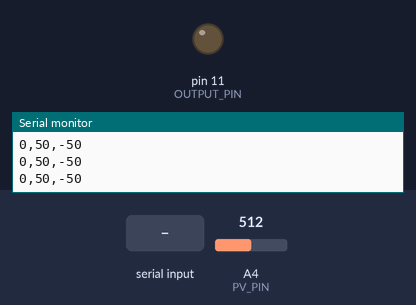
A sketch run on a simulated Arduino Uno, built with avr-gcc and run on an emulated ATmega328P. Parts: output pins drawn as LEDs (lit = HIGH), the last lines printed to the serial monitor. The inputs (shaded band) are chosen by the test bench; at power-on: A4 (PV_PIN) = 512.

Above: at 1.2 s.
1.3 s: "90,45\n" received over Serial
At 2.3 s:
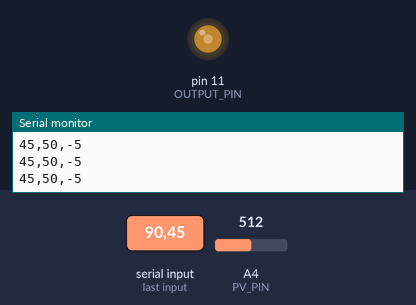
3.3 s: "90\n" received over Serial
At 3.9 s:
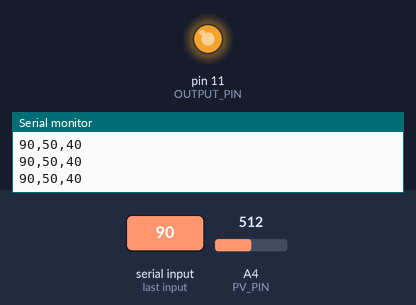
5.0 s: "#" received over Serial
6.5 s: "5\n" received over Serial
At 7.0 s:
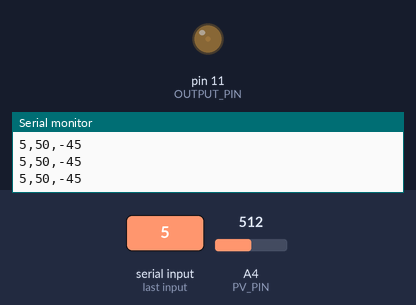
Timing chart, 0 to 9.1 s (numbered marks = the images above; inputs shaded):
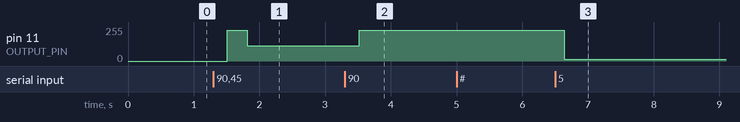

Measured:
- after the input at 1.3 s, pin 11 (OUTPUT_PIN): 0/255 → 229/255 after 0.21 s, → 114/255 0.30 s later
- after the input at 3.3 s, pin 11 (OUTPUT_PIN): 114/255 → 229/255 after 0.22 s
- after the input at 6.5 s, pin 11 (OUTPUT_PIN): 229/255 → 12/255 after 0.14 s

The sketch:

plotSerialReal.ino
```cpp
#define SETPOINT_PIN A5
#define PV_PIN A4
#define OUTPUT_PIN 11


void msgPrint(int setpoint, int manipulated);

char serialRX;
String mydata;
int i = 0;
int setpoint = 0;
int manipulated = 0;
int processVariable = 0;

void setup() {
  Serial.begin(115200);

  pinMode(SETPOINT_PIN, INPUT);
  pinMode(PV_PIN, INPUT);
  pinMode(OUTPUT_PIN, OUTPUT);

  Serial.print("SP:");
  Serial.print(",");
  Serial.print("MV:");
  Serial.print(",");
  Serial.print("error:");
  Serial.println(" ");
}

void loop() {

  if (Serial.available() > 0) {


    serialRX = Serial.read();
    mydata += serialRX;
    i++;
    Serial.println(serialRX);
    if(serialRX == '#')
      mydata = "";
    if(i>=3){
      setpoint = mydata.toInt();
      mydata = "";
      i=0;
    }

  }
  processVariable = map(analogRead(PV_PIN),0,1023,0,100);
  manipulated = map(setpoint,0,100,0,255);
  analogWrite(OUTPUT_PIN, manipulated);
  msgPrint(setpoint, processVariable);
  delay(100);
}

void msgPrint(int setpoint, int manipulated){
  int error;
  // Serial.print("SP:");
  Serial.print(setpoint);
  Serial.print(",");
  // Serial.print("MV:");
  Serial.print(manipulated);
  Serial.print(",");
  // Serial.print("error:");
  error = setpoint - manipulated;
  Serial.print(error);
  Serial.println(" ");
}
```
